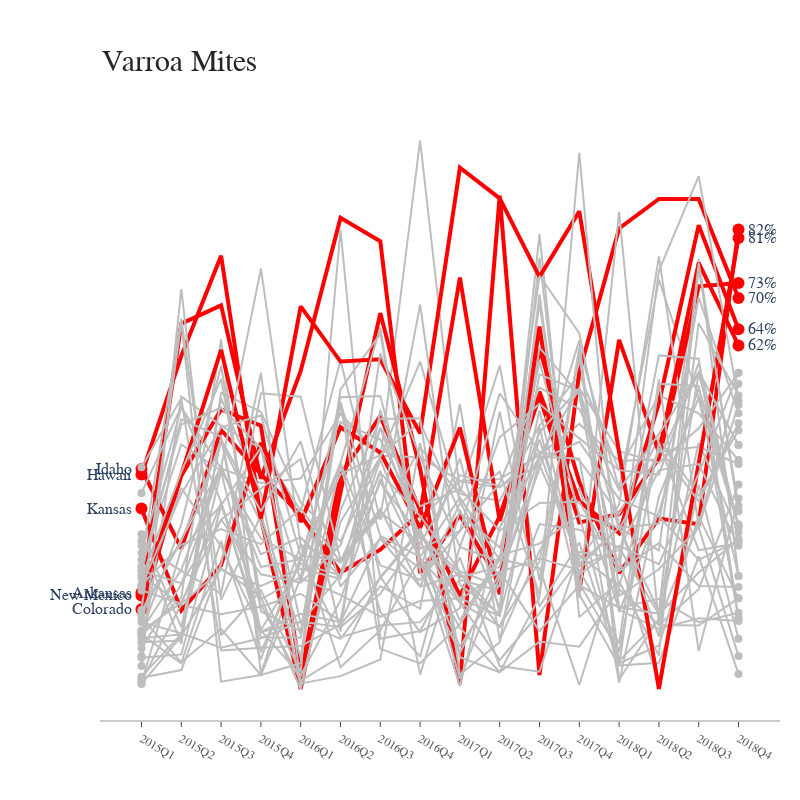

Notebook code for this chart:
### Code cell
fig = go.Figure()
annotations = []
for i in colony_data.state.unique():
    #print(colony_data[colony_data.state == i].shape)
    x_=list(colony_data[colony_data.state == i].period)
    y_=list(colony_data[colony_data.state == i].varroa_mites)
    
    for j in y_:
        if j > 60:
            color_ = 'red'
            line_size = 4
            mode_size = 12
        else:
            color_ = 'rgb(189,189,189)'
            line_size = 2
            mode_size = 8
            
    fig.add_trace(go.Scatter(x=x_, y=y_, mode='lines',
        name=i,
        line=dict(color=color_, width=line_size),
        connectgaps=True,
    ))

    # endpoints
    fig.add_trace(go.Scatter(
        x=[x_[0], x_[-1]],
        y=[y_[0], y_[-1]],
        name=i,
        mode='markers',
        marker=dict(color=color_, size=mode_size)
    ))
    
    # labeling the left_side of the plot
    if color_ == 'red':
        annotations.append(dict(xref='paper', x=0.05, y=y_[0],
                                      xanchor='right', yanchor='middle',
                                      text=i,
                                      font=dict(family='Arial',
                                                size=16),
                                      showarrow=False))

        # labeling the right_side of the plot
        annotations.append(dict(xref='paper', x=0.95, y=y_[-1],
                                      xanchor='left', yanchor='middle',
                                      text='{}%'.format(int(y_[-1])),
                                      font=dict(family='Arial',
                                                size=16),
                                      showarrow=False))
        
    
fig.update_layout(
    width = 800,
    height = 800,
    xaxis=dict(
        showline=True,
        showgrid=False,
        showticklabels=True,
        linecolor='rgb(204, 204, 204)',
        linewidth=2,
        ticks='outside',
        tickfont=dict(
            family='Arial',
            size=12,
            color='rgb(82, 82, 82)',
        ),
    ),
    yaxis=dict(
        showgrid=False,
        zeroline=False,
        showline=False,
        showticklabels=False,
    ),
    autosize=False,
    margin=dict(
        autoexpand=False,
        l=100,
        r=20,
        t=110,
    ),
    showlegend=False,
    plot_bgcolor='white'
)

# Title
annotations.append(dict(xref='paper', yref='paper', x=0.0, y=1.05,
                              xanchor='left', yanchor='bottom',
                              text='Varroa Mites',
                              font=dict(family='Arial',
                                        size=30,
                                        color='rgb(37,37,37)'),
                              showarrow=False))
# Source
annotations.append(dict(xref='paper', yref='paper', x=0.5, y=-0.2,
                              xanchor='center', yanchor='top',
                              text='Source: PewResearch Center & ' +
                                   'Storytelling with data',
                              font=dict(family='Arial',
                                        size=12,
                                        color='rgb(150,150,150)'),
                              showarrow=False))

fig.update_layout(annotations=annotations)

fig.show()

### Figure 1 — Plotly figure (JSON) as saved in the notebook; plotly's stock layout.template omitted (floating-point values rounded to 4 significant figures)
{"data": [{"connectgaps": true, "line": {"color": "rgb(189,189,189)", "width": 2}, "mode": "lines", "name": "Alabama", "type": "scatter", "x": ["2015Q1", "2015Q2", "2015Q3", "2015Q4", "2016Q1", "2016Q2", "2016Q3", "2016Q4", "2017Q1", "2017Q2", "2017Q3", "2017Q4", "2018Q1", "2018Q2", "2018Q3", "2018Q4"], "y": [10, 16.7, 63.1, 3.1, 24.2, 9.6, 11.7, 12.3, 19.9, 17.9, 69.5, 22.3, 29.2, 25.2, 77.5, 20.6]}, {"marker": {"color": "rgb(189,189,189)", "size": 8}, "mode": "markers", "name": "Alabama", "type": "scatter", "x": ["2015Q1", "2018Q4"], "y": [10, 20.6]}, {"connectgaps": true, "line": {"color": "rgb(189,189,189)", "width": 2}, "mode": "lines", "name": "Arizona", "type": "scatter", "x": ["2015Q1", "2015Q2", "2015Q3", "2015Q4", "2016Q1", "2016Q2", "2016Q3", "2016Q4", "2017Q1", "2017Q2", "2017Q3", "2017Q4", "2018Q1", "2018Q2", "2018Q3", "2018Q4"], "y": [26.9, 8.4, 53.5, 50.1, 33.8, 26.8, 41.7, 98.8, 35.6, 58.4, 19.8, 61.6, 36.3, 73.8, 52.5, 20.6]}, {"marker": {"color": "rgb(189,189,189)", "size": 8}, "mode": "markers", "name": "Arizona", "type": "scatter", "x": ["2015Q1", "2018Q4"], "y": [26.9, 20.6]}, {"connectgaps": true, "line": {"color": "red", "width": 4}, "mode": "lines", "name": "Arkansas", "type": "scatter", "x": ["2015Q1", "2015Q2", "2015Q3", "2015Q4", "2016Q1", "2016Q2", "2016Q3", "2016Q4", "2017Q1", "2017Q2", "2017Q3", "2017Q4", "2018Q1", "2018Q2", "2018Q3", "2018Q4"], "y": [17.6, 65.9, 69.2, 38.1, 57.4, 84.9, 80.7, 21.1, 31.5, 19.4, 61.4, 37.5, 21.1, 30.9, 29.9, 82.8]}, {"marker": {"color": "red", "size": 12}, "mode": "markers", "name": "Arkansas", "type": "scatter", "x": ["2015Q1", "2018Q4"], "y": [17.6, 82.8]}, {"connectgaps": true, "line": {"color": "rgb(189,189,189)", "width": 2}, "mode": "lines", "name": "California", "type": "scatter", "x": ["2015Q1", "2015Q2", "2015Q3", "2015Q4", "2016Q1", "2016Q2", "2016Q3", "2016Q4", "2017Q1", "2017Q2", "2017Q3", "2017Q4", "2018Q1", "2018Q2", "2018Q3", "2018Q4"], "y": [24.7, 50.9, 39.9, 37.3, 38.1, 49.7, 42.2, 41.9, 37.7, 38, 42.3, 47.9, 41.3, 41.5, 57.3, 44.1]}, {"marker": {"color": "rgb(189,189,189)", "size": 8}, "mode": "markers", "name": "California", "type": "scatter", "x": ["2015Q1", "2018Q4"], "y": [24.7, 44.1]}, {"connectgaps": true, "line": {"color": "red", "width": 4}, "mode": "lines", "name": "Colorado", "type": "scatter", "x": ["2015Q1", "2015Q2", "2015Q3", "2015Q4", "2016Q1", "2016Q2", "2016Q3", "2016Q4", "2017Q1", "2017Q2", "2017Q3", "2017Q4", "2018Q1", "2018Q2", "2018Q3", "2018Q4"], "y": [14.6, 38.6, 50.5, 47.6, 2.9, 38.7, 49.3, 32.4, 17, 31.3, 52.9, 30.2, 31.7, 41.7, 72.6, 73.2]}, {"marker": {"color": "red", "size": 12}, "mode": "markers", "name": "Colorado", "type": "scatter", "x": ["2015Q1", "2018Q4"], "y": [14.6, 73.2]}, {"connectgaps": true, "line": {"color": "rgb(189,189,189)", "width": 2}, "mode": "lines", "name": "Connecticut", "type": "scatter", "x": ["2015Q1", "2015Q2", "2015Q3", "2015Q4", "2016Q1", "2016Q2", "2016Q3", "2016Q4", "2017Q1", "2017Q2", "2017Q3", "2017Q4", "2018Q1", "2018Q2", "2018Q3", "2018Q4"], "y": [2.5, 10.2, 39.3, 10.5, 12.3, 9.3, 18.8, 14.7, 51.5, 9.1, 25.1, 36.4, 14.5, 11.1, 13, 12.5]}, {"marker": {"color": "rgb(189,189,189)", "size": 8}, "mode": "markers", "name": "Connecticut", "type": "scatter", "x": ["2015Q1", "2018Q4"], "y": [2.5, 12.5]}, {"connectgaps": true, "line": {"color": "rgb(189,189,189)", "width": 2}, "mode": "lines", "name": "Florida", "type": "scatter", "x": ["2015Q1", "2015Q2", "2015Q3", "2015Q4", "2016Q1", "2016Q2", "2016Q3", "2016Q4", "2017Q1", "2017Q2", "2017Q3", "2017Q4", "2018Q1", "2018Q2", "2018Q3", "2018Q4"], "y": [22.3, 44.2, 39.5, 27.3, 23.6, 48.2, 45.1, 30.9, 37.6, 36.5, 42.9, 41.4, 31.7, 45.3, 35, 46.7]}, {"marker": {"color": "rgb(189,189,189)", "size": 8}, "mode": "markers", "name": "Florida", "type": "scatter", "x": ["2015Q1", "2018Q4"], "y": [22.3, 46.7]}, {"connectgaps": true, "line": {"color": "rgb(189,189,189)", "width": 2}, "mode": "lines", "name": "Georgia", "type": "scatter", "x": ["2015Q1", "2015Q2", "2015Q3", "2015Q4", "2016Q1", "2016Q2", "2016Q3", "2016Q4", "2017Q1", "2017Q2", "2017Q3", "2017Q4", "2018Q1", "2018Q2", "2018Q3", "2018Q4"], "y": [6.2, 52.8, 47.6, 43.5, 32.3, 59.3, 30.7, 43.6, 35.3, 34.1, 47.6, 56.8, 39.6, 53, 49.8, 41.4]}, {"marker": {"color": "rgb(189,189,189)", "size": 8}, "mode": "markers", "name": "Georgia", "type": "scatter", "x": ["2015Q1", "2018Q4"], "y": [6.2, 41.4]}, {"connectgaps": true, "line": {"color": "red", "width": 4}, "mode": "lines", "name": "Hawaii", "type": "scatter", "x": ["2015Q1", "2015Q2", "2015Q3", "2015Q4", "2016Q1", "2016Q2", "2016Q3", "2016Q4", "2017Q1", "2017Q2", "2017Q3", "2017Q4", "2018Q1", "2018Q2", "2018Q3", "2018Q4"], "y": [38.8, 60.1, 78.1, 31, 0.3, 35.6, 67.8, 39.9, 1.2, 88.9, 2.8, 57.2, 83, 88.3, 88.3, 70.5]}, {"marker": {"color": "red", "size": 12}, "mode": "markers", "name": "Hawaii", "type": "scatter", "x": ["2015Q1", "2018Q4"], "y": [38.8, 70.5]}, {"connectgaps": true, "line": {"color": "red", "width": 4}, "mode": "lines", "name": "Idaho", "type": "scatter", "x": ["2015Q1", "2015Q2", "2015Q3", "2015Q4", "2016Q1", "2016Q2", "2016Q3", "2016Q4", "2017Q1", "2017Q2", "2017Q3", "2017Q4", "2018Q1", "2018Q2", "2018Q3", "2018Q4"], "y": [39.8, 25.5, 46.8, 38.9, 31.5, 21.2, 25.3, 31.9, 74.2, 30.5, 53.7, 34, 28.3, 51.6, 83.6, 64.9]}, {"marker": {"color": "red", "size": 12}, "mode": "markers", "name": "Idaho", "type": "scatter", "x": ["2015Q1", "2018Q4"], "y": [39.8, 64.9]}, {"connectgaps": true, "line": {"color": "rgb(189,189,189)", "width": 2}, "mode": "lines", "name": "Illinois", "type": "scatter", "x": ["2015Q1", "2015Q2", "2015Q3", "2015Q4", "2016Q1", "2016Q2", "2016Q3", "2016Q4", "2017Q1", "2017Q2", "2017Q3", "2017Q4", "2018Q1", "2018Q2", "2018Q3", "2018Q4"], "y": [12.3, 10.3, 7.7, 9.4, 12.4, 11.4, 17.4, 27.8, 21.2, 11.3, 29.9, 28.9, 25.7, 13.7, 21.2, 27.2]}, {"marker": {"color": "rgb(189,189,189)", "size": 8}, "mode": "markers", "name": "Illinois", "type": "scatter", "x": ["2015Q1", "2018Q4"], "y": [12.3, 27.2]}, {"connectgaps": true, "line": {"color": "rgb(189,189,189)", "width": 2}, "mode": "lines", "name": "Indiana", "type": "scatter", "x": ["2015Q1", "2015Q2", "2015Q3", "2015Q4", "2016Q1", "2016Q2", "2016Q3", "2016Q4", "2017Q1", "2017Q2", "2017Q3", "2017Q4", "2018Q1", "2018Q2", "2018Q3", "2018Q4"], "y": [20.7, 15.4, 13.7, 15.1, 17.4, 12.5, 50.4, 28.2, 15.8, 5.5, 13.9, 23.5, 33.4, 78, 29.5, 51.3]}, {"marker": {"color": "rgb(189,189,189)", "size": 8}, "mode": "markers", "name": "Indiana", "type": "scatter", "x": ["2015Q1", "2018Q4"], "y": [20.7, 51.3]}, {"connectgaps": true, "line": {"color": "rgb(189,189,189)", "width": 2}, "mode": "lines", "name": "Iowa", "type": "scatter", "x": ["2015Q1", "2015Q2", "2015Q3", "2015Q4", "2016Q1", "2016Q2", "2016Q3", "2016Q4", "2017Q1", "2017Q2", "2017Q3", "2017Q4", "2018Q1", "2018Q2", "2018Q3", "2018Q4"], "y": [26, 21.5, 17.4, 53.4, 52.8, 23.5, 32.6, 18.7, 33.6, 39.3, 17.2, 61, 5.3, 12.7, 29.9, 55.1]}, {"marker": {"color": "rgb(189,189,189)", "size": 8}, "mode": "markers", "name": "Iowa", "type": "scatter", "x": ["2015Q1", "2018Q4"], "y": [26, 55.1]}, {"connectgaps": true, "line": {"color": "red", "width": 4}, "mode": "lines", "name": "Kansas", "type": "scatter", "x": ["2015Q1", "2015Q2", "2015Q3", "2015Q4", "2016Q1", "2016Q2", "2016Q3", "2016Q4", "2017Q1", "2017Q2", "2017Q3", "2017Q4", "2018Q1", "2018Q2", "2018Q3", "2018Q4"], "y": [32.7, 14.4, 22.5, 44.5, 30.3, 47.3, 42.8, 29.2, 47.2, 17.3, 65.4, 17.9, 63, 42.8, 76.8, 62]}, {"marker": {"color": "red", "size": 12}, "mode": "markers", "name": "Kansas", "type": "scatter", "x": ["2015Q1", "2018Q4"], "y": [32.7, 62]}, {"connectgaps": true, "line": {"color": "rgb(189,189,189)", "width": 2}, "mode": "lines", "name": "Kentucky", "type": "scatter", "x": ["2015Q1", "2015Q2", "2015Q3", "2015Q4", "2016Q1", "2016Q2", "2016Q3", "2016Q4", "2017Q1", "2017Q2", "2017Q3", "2017Q4", "2018Q1", "2018Q2", "2018Q3", "2018Q4"], "y": [10.8, 21.7, 40.4, 22.2, 23.6, 38.9, 42.3, 48.2, 31.9, 25.7, 46.4, 54.3, 43, 40.9, 47.1, 57.1]}, {"marker": {"color": "rgb(189,189,189)", "size": 8}, "mode": "markers", "name": "Kentucky", "type": "scatter", "x": ["2015Q1", "2018Q4"], "y": [10.8, 57.1]}, {"connectgaps": true, "line": {"color": "rgb(189,189,189)", "width": 2}, "mode": "lines", "name": "Louisiana", "type": "scatter", "x": ["2015Q1", "2015Q2", "2015Q3", "2015Q4", "2016Q1", "2016Q2", "2016Q3", "2016Q4", "2017Q1", "2017Q2", "2017Q3", "2017Q4", "2018Q1", "2018Q2", "2018Q3", "2018Q4"], "y": [17.2, 36.4, 25.9, 10.9, 22.8, 20.7, 39.5, 2.9, 25.8, 23.2, 59.2, 31.5, 4.9, 8.1, 31.3, 16.6]}, {"marker": {"color": "rgb(189,189,189)", "size": 8}, "mode": "markers", "name": "Louisiana", "type": "scatter", "x": ["2015Q1", "2018Q4"], "y": [17.2, 16.6]}, {"connectgaps": true, "line": {"color": "rgb(189,189,189)", "width": 2}, "mode": "lines", "name": "Maine", "type": "scatter", "x": ["2015Q1", "2015Q2", "2015Q3", "2015Q4", "2016Q1", "2016Q2", "2016Q3", "2016Q4", "2017Q1", "2017Q2", "2017Q3", "2017Q4", "2018Q1", "2018Q2", "2018Q3", "2018Q4"], "y": [4.4, 72.1, 9.9, 18, 3.3, 82.7, 9.3, 10.7, 23.9, 4.4, 3.4, 24.9, 23.6, 1.4, 37, 9.3]}, {"marker": {"color": "rgb(189,189,189)", "size": 8}, "mode": "markers", "name": "Maine", "type": "scatter", "x": ["2015Q1", "2018Q4"], "y": [4.4, 9.3]}, {"connectgaps": true, "line": {"color": "rgb(189,189,189)", "width": 2}, "mode": "lines", "name": "Maryland", "type": "scatter", "x": ["2015Q1", "2015Q2", "2015Q3", "2015Q4", "2016Q1", "2016Q2", "2016Q3", "2016Q4", "2017Q1", "2017Q2", "2017Q3", "2017Q4", "2018Q1", "2018Q2", "2018Q3", "2018Q4"], "y": [10.1, 4.9, 26.9, 5.6, 26.2, 4.2, 10.8, 23.8, 11.3, 3.3, 8.8, 7.9, 18.2, 11.8, 11.7, 16.6]}, {"marker": {"color": "rgb(189,189,189)", "size": 8}, "mode": "markers", "name": "Maryland", "type": "scatter", "x": ["2015Q1", "2018Q4"], "y": [10.1, 16.6]}, {"connectgaps": true, "line": {"color": "rgb(189,189,189)", "width": 2}, "mode": "lines", "name": "Massachusetts", "type": "scatter", "x": ["2015Q1", "2015Q2", "2015Q3", "2015Q4", "2016Q1", "2016Q2", "2016Q3", "2016Q4", "2017Q1", "2017Q2", "2017Q3", "2017Q4", "2018Q1", "2018Q2", "2018Q3", "2018Q4"], "y": [23.5, 66.8, 16.3, 31.4, 10.1, 40.5, 14.1, 6.1, 32.5, 14.8, 82, 13.2, 19.6, 6.3, 75.9, 33.2]}, {"marker": {"color": "rgb(189,189,189)", "size": 8}, "mode": "markers", "name": "Massachusetts", "type": "scatter", "x": ["2015Q1", "2018Q4"], "y": [23.5, 33.2]}, {"connectgaps": true, "line": {"color": "rgb(189,189,189)", "width": 2}, "mode": "lines", "name": "Michigan", "type": "scatter", "x": ["2015Q1", "2015Q2", "2015Q3", "2015Q4", "2016Q1", "2016Q2", "2016Q3", "2016Q4", "2017Q1", "2017Q2", "2017Q3", "2017Q4", "2018Q1", "2018Q2", "2018Q3", "2018Q4"], "y": [14.3, 26.9, 44.6, 30.2, 5.9, 54.1, 64.1, 23.9, 7.9, 19.1, 56.8, 53.8, 21.4, 75.4, 92.4, 52]}, {"marker": {"color": "rgb(189,189,189)", "size": 8}, "mode": "markers", "name": "Michigan", "type": "scatter", "x": ["2015Q1", "2018Q4"], "y": [14.3, 52]}, {"connectgaps": true, "line": {"color": "rgb(189,189,189)", "width": 2}, "mode": "lines", "name": "Minnesota", "type": "scatter", "x": ["2015Q1", "2015Q2", "2015Q3", "2015Q4", "2016Q1", "2016Q2", "2016Q3", "2016Q4", "2017Q1", "2017Q2", "2017Q3", "2017Q4", "2018Q1", "2018Q2", "2018Q3", "2018Q4"], "y": [1.4, 25.4, 33.3, 43.6, 12.1, 20.8, 47.2, 27.5, 2.1, 20.5, 39.8, 62.9, 2, 12.9, 44.5, 28.4]}, {"marker": {"color": "rgb(189,189,189)", "size": 8}, "mode": "markers", "name": "Minnesota", "type": "scatter", "x": ["2015Q1", "2018Q4"], "y": [1.4, 28.4]}, {"connectgaps": true, "line": {"color": "rgb(189,189,189)", "width": 2}, "mode": "lines", "name": "Mississippi", "type": "scatter", "x": ["2015Q1", "2015Q2", "2015Q3", "2015Q4", "2016Q1", "2016Q2", "2016Q3", "2016Q4", "2017Q1", "2017Q2", "2017Q3", "2017Q4", "2018Q1", "2018Q2", "2018Q3", "2018Q4"], "y": [9.4, 10.1, 45.5, 10.6, 13.8, 12.3, 27.5, 21.9, 41.7, 14, 71.1, 19.3, 7, 44.6, 25.2, 26.5]}, {"marker": {"color": "rgb(189,189,189)", "size": 8}, "mode": "markers", "name": "Mississippi", "type": "scatter", "x": ["2015Q1", "2018Q4"], "y": [9.4, 26.5]}, {"connectgaps": true, "line": {"color": "rgb(189,189,189)", "width": 2}, "mode": "lines", "name": "Missouri", "type": "scatter", "x": ["2015Q1", "2015Q2", "2015Q3", "2015Q4", "2016Q1", "2016Q2", "2016Q3", "2016Q4", "2017Q1", "2017Q2", "2017Q3", "2017Q4", "2018Q1", "2018Q2", "2018Q3", "2018Q4"], "y": [13.1, 5.1, 11.1, 2.8, 20.2, 17.2, 13.3, 16.1, 16.6, 13.4, 77.7, 16.7, 86, 11.8, 18.2, 37]}, {"marker": {"color": "rgb(189,189,189)", "size": 8}, "mode": "markers", "name": "Missouri", "type": "scatter", "x": ["2015Q1", "2018Q4"], "y": [13.1, 37]}, {"connectgaps": true, "line": {"color": "rgb(189,189,189)", "width": 2}, "mode": "lines", "name": "Montana", "type": "scatter", "x": ["2015Q1", "2015Q2", "2015Q3", "2015Q4", "2016Q1", "2016Q2", "2016Q3", "2016Q4", "2017Q1", "2017Q2", "2017Q3", "2017Q4", "2018Q1", "2018Q2", "2018Q3", "2018Q4"], "y": [8.7, 9, 52.5, 35.5, 0.6, 30.3, 41.9, 59.1, 34, 20, 42.3, 54.2, 28.9, 42.9, 43.8, 40.7]}, {"marker": {"color": "rgb(189,189,189)", "size": 8}, "mode": "markers", "name": "Montana", "type": "scatter", "x": ["2015Q1", "2018Q4"], "y": [8.7, 40.7]}, {"connectgaps": true, "line": {"color": "rgb(189,189,189)", "width": 2}, "mode": "lines", "name": "Nebraska", "type": "scatter", "x": ["2015Q1", "2015Q2", "2015Q3", "2015Q4", "2016Q1", "2016Q2", "2016Q3", "2016Q4", "2017Q1", "2017Q2", "2017Q3", "2017Q4", "2018Q1", "2018Q2", "2018Q3", "2018Q4"], "y": [5.9, 6.5, 33.2, 15.5, 1.8, 6.1, 20.4, 10.5, 14.8, 50.1, 15.1, 26.6, 4.5, 5, 24.1, 3]}, {"marker": {"color": "rgb(189,189,189)", "size": 8}, "mode": "markers", "name": "Nebraska", "type": "scatter", "x": ["2015Q1", "2018Q4"], "y": [5.9, 3]}, {"connectgaps": true, "line": {"color": "rgb(189,189,189)", "width": 2}, "mode": "lines", "name": "New Jersey", "type": "scatter", "x": ["2015Q1", "2015Q2", "2015Q3", "2015Q4", "2016Q1", "2016Q2", "2016Q3", "2016Q4", "2017Q1", "2017Q2", "2017Q3", "2017Q4", "2018Q1", "2018Q2", "2018Q3", "2018Q4"], "y": [40.1, 52.5, 7.2, 7.7, 8, 11.9, 20.2, 28.6, 16.3, 21.4, 10.7, 18.9, 14.9, 16.5, 12.3, 14]}, {"marker": {"color": "rgb(189,189,189)", "size": 8}, "mode": "markers", "name": "New Jersey", "type": "scatter", "x": ["2015Q1", "2018Q4"], "y": [40.1, 14]}, {"connectgaps": true, "line": {"color": "red", "width": 4}, "mode": "lines", "name": "New Mexico", "type": "scatter", "x": ["2015Q1", "2015Q2", "2015Q3", "2015Q4", "2016Q1", "2016Q2", "2016Q3", "2016Q4", "2017Q1", "2017Q2", "2017Q3", "2017Q4", "2018Q1", "2018Q2", "2018Q3", "2018Q4"], "y": [17.1, 38.8, 61.2, 30.9, 69, 59.1, 59.5, 46.2, 93.9, 88.4, 74.3, 86.1, 42.8, 0.3, null, 81.3]}, {"marker": {"color": "red", "size": 12}, "mode": "markers", "name": "New Mexico", "type": "scatter", "x": ["2015Q1", "2018Q4"], "y": [17.1, 81.3]}, {"connectgaps": true, "line": {"color": "rgb(189,189,189)", "width": 2}, "mode": "lines", "name": "New York", "type": "scatter", "x": ["2015Q1", "2015Q2", "2015Q3", "2015Q4", "2016Q1", "2016Q2", "2016Q3", "2016Q4", "2017Q1", "2017Q2", "2017Q3", "2017Q4", "2018Q1", "2018Q2", "2018Q3", "2018Q4"], "y": [7.6, 19.1, 40, 24.5, 27.5, 20.4, 37.4, 27.8, 20.4, 22.2, 45.1, 22.3, 25.3, 39.6, 40.7, 26]}, {"marker": {"color": "rgb(189,189,189)", "size": 8}, "mode": "markers", "name": "New York", "type": "scatter", "x": ["2015Q1", "2018Q4"], "y": [7.6, 26]}, {"connectgaps": true, "line": {"color": "rgb(189,189,189)", "width": 2}, "mode": "lines", "name": "North Carolina", "type": "scatter", "x": ["2015Q1", "2015Q2", "2015Q3", "2015Q4", "2016Q1", "2016Q2", "2016Q3", "2016Q4", "2017Q1", "2017Q2", "2017Q3", "2017Q4", "2018Q1", "2018Q2", "2018Q3", "2018Q4"], "y": [35.5, 51, 33.9, 9.6, 9.5, 51.8, 27.8, 24, 34.7, 23.4, 74.5, 64.2, 29.7, 9.7, 66, 53]}, {"marker": {"color": "rgb(189,189,189)", "size": 8}, "mode": "markers", "name": "North Carolina", "type": "scatter", "x": ["2015Q1", "2018Q4"], "y": [35.5, 53]}, {"connectgaps": true, "line": {"color": "rgb(189,189,189)", "width": 2}, "mode": "lines", "name": "North Dakota", "type": "scatter", "x": ["2015Q1", "2015Q2", "2015Q3", "2015Q4", "2016Q1", "2016Q2", "2016Q3", "2016Q4", "2017Q1", "2017Q2", "2017Q3", "2017Q4", "2018Q1", "2018Q2", "2018Q3", "2018Q4"], "y": [1.7, 15.5, 33.8, 10.8, 2.7, 16.2, 38, 23.5, 0.8, 29.3, 42, 41.7, 1.4, 34.8, 52.6, 29.5]}, {"marker": {"color": "rgb(189,189,189)", "size": 8}, "mode": "markers", "name": "North Dakota", "type": "scatter", "x": ["2015Q1", "2018Q4"], "y": [1.7, 29.5]}, {"connectgaps": true, "line": {"color": "rgb(189,189,189)", "width": 2}, "mode": "lines", "name": "Ohio", "type": "scatter", "x": ["2015Q1", "2015Q2", "2015Q3", "2015Q4", "2016Q1", "2016Q2", "2016Q3", "2016Q4", "2017Q1", "2017Q2", "2017Q3", "2017Q4", "2018Q1", "2018Q2", "2018Q3", "2018Q4"], "y": [10.7, 15.8, 30.7, 36.3, 41.6, 10.6, 60.6, 42, 25.8, 45.5, 51.5, 45.3, 39.6, 38.8, 58.9, 29.3]}, {"marker": {"color": "rgb(189,189,189)", "size": 8}, "mode": "markers", "name": "Ohio", "type": "scatter", "x": ["2015Q1", "2018Q4"], "y": [10.7, 29.3]}, {"connectgaps": true, "line": {"color": "rgb(189,189,189)", "width": 2}, "mode": "lines", "name": "Oklahoma", "type": "scatter", "x": ["2015Q1", "2015Q2", "2015Q3", "2015Q4", "2016Q1", "2016Q2", "2016Q3", "2016Q4", "2017Q1", "2017Q2", "2017Q3", "2017Q4", "2018Q1", "2018Q2", "2018Q3", "2018Q4"], "y": [14.5, 66.1, 1.6, 2.8, 4.9, 51.8, 7.5, 4.9, 11.9, 23.6, 22, 1, 24.1, 60.2, 59.6, 13.1]}, {"marker": {"color": "rgb(189,189,189)", "size": 8}, "mode": "markers", "name": "Oklahoma", "type": "scatter", "x": ["2015Q1", "2018Q4"], "y": [14.5, 13.1]}, {"connectgaps": true, "line": {"color": "rgb(189,189,189)", "width": 2}, "mode": "lines", "name": "Oregon", "type": "scatter", "x": ["2015Q1", "2015Q2", "2015Q3", "2015Q4", "2016Q1", "2016Q2", "2016Q3", "2016Q4", "2017Q1", "2017Q2", "2017Q3", "2017Q4", "2018Q1", "2018Q2", "2018Q3", "2018Q4"], "y": [20.2, 39.3, 56, 16.4, 20.4, 52.7, 52.9, 25.5, 28.7, 37.2, 54.4, 50.6, 36, 46.1, 57.2, 44.1]}, {"marker": {"color": "rgb(189,189,189)", "size": 8}, "mode": "markers", "name": "Oregon", "type": "scatter", "x": ["2015Q1", "2018Q4"], "y": [20.2, 44.1]}, {"connectgaps": true, "line": {"color": "rgb(189,189,189)", "width": 2}, "mode": "lines", "name": "Pennsylvania", "type": "scatter", "x": ["2015Q1", "2015Q2", "2015Q3", "2015Q4", "2016Q1", "2016Q2", "2016Q3", "2016Q4", "2017Q1", "2017Q2", "2017Q3", "2017Q4", "2018Q1", "2018Q2", "2018Q3", "2018Q4"], "y": [28.1, 11.4, 45.1, 32.2, 44.8, 18.7, 27.3, 18.7, 20.9, 13.5, 41.4, 44.7, 34.4, 31.3, 23.5, 26.9]}, {"marker": {"color": "rgb(189,189,189)", "size": 8}, "mode": "markers", "name": "Pennsylvania", "type": "scatter", "x": ["2015Q1", "2018Q4"], "y": [28.1, 26.9]}, {"connectgaps": true, "line": {"color": "rgb(189,189,189)", "width": 2}, "mode": "lines", "name": "South Carolina", "type": "scatter", "x": ["2015Q1", "2015Q2", "2015Q3", "2015Q4", "2016Q1", "2016Q2", "2016Q3", "2016Q4", "2017Q1", "2017Q2", "2017Q3", "2017Q4", "2018Q1", "2018Q2", "2018Q3", "2018Q4"], "y": [10.5, 29.9, 58.4, 14.2, 10.7, 51.3, 20.4, 29, 12.6, 24.3, 26.4, 31.6, 29.3, 14.2, 76.8, 32.2]}, {"marker": {"color": "rgb(189,189,189)", "size": 8}, "mode": "markers", "name": "South Carolina", "type": "scatter", "x": ["2015Q1", "2018Q4"], "y": [10.5, 32.2]}, {"connectgaps": true, "line": {"color": "rgb(189,189,189)", "width": 2}, "mode": "lines", "name": "South Dakota", "type": "scatter", "x": ["2015Q1", "2015Q2", "2015Q3", "2015Q4", "2016Q1", "2016Q2", "2016Q3", "2016Q4", "2017Q1", "2017Q2", "2017Q3", "2017Q4", "2018Q1", "2018Q2", "2018Q3", "2018Q4"], "y": [1.2, 9.8, 22, 16.8, 0.2, 32.4, 48.8, 48.9, 2.9, 8.7, 47.4, 17.3, 4.4, 55.1, 54.7, 12.8]}, {"marker": {"color": "rgb(189,189,189)", "size": 8}, "mode": "markers", "name": "South Dakota", "type": "scatter", "x": ["2015Q1", "2018Q4"], "y": [1.2, 12.8]}, {"connectgaps": true, "line": {"color": "rgb(189,189,189)", "width": 2}, "mode": "lines", "name": "Tennessee", "type": "scatter", "x": ["2015Q1", "2015Q2", "2015Q3", "2015Q4", "2016Q1", "2016Q2", "2016Q3", "2016Q4", "2017Q1", "2017Q2", "2017Q3", "2017Q4", "2018Q1", "2018Q2", "2018Q3", "2018Q4"], "y": [22.2, 47.8, 50.8, 43.6, 19.7, 40.9, 22.5, 19.9, 28.6, 53.4, 42.8, 22.8, 29.2, 30, 70.6, 49.8]}, {"marker": {"color": "rgb(189,189,189)", "size": 8}, "mode": "markers", "name": "Tennessee", "type": "scatter", "x": ["2015Q1", "2018Q4"], "y": [22.2, 49.8]}, {"connectgaps": true, "line": {"color": "rgb(189,189,189)", "width": 2}, "mode": "lines", "name": "Texas", "type": "scatter", "x": ["2015Q1", "2015Q2", "2015Q3", "2015Q4", "2016Q1", "2016Q2", "2016Q3", "2016Q4", "2017Q1", "2017Q2", "2017Q3", "2017Q4", "2018Q1", "2018Q2", "2018Q3", "2018Q4"], "y": [21.5, 19.3, 30.7, 20.9, 19.4, 26.1, 47.2, 33.1, 36.2, 28.7, 33.7, 33.9, 21.5, 26.5, 18.8, 18.6]}, {"marker": {"color": "rgb(189,189,189)", "size": 8}, "mode": "markers", "name": "Texas", "type": "scatter", "x": ["2015Q1", "2018Q4"], "y": [21.5, 18.6]}, {"connectgaps": true, "line": {"color": "rgb(189,189,189)", "width": 2}, "mode": "lines", "name": "Utah", "type": "scatter", "x": ["2015Q1", "2015Q2", "2015Q3", "2015Q4", "2016Q1", "2016Q2", "2016Q3", "2016Q4", "2017Q1", "2017Q2", "2017Q3", "2017Q4", "2018Q1", "2018Q2", "2018Q3", "2018Q4"], "y": [13.6, 27.2, 40.1, 75.8, 26.2, 23, 32.1, 26.4, 38.7, 36.7, 40.5, 24.3, 18.7, 43.5, 34, 48]}, {"marker": {"color": "rgb(189,189,189)", "size": 8}, "mode": "markers", "name": "Utah", "type": "scatter", "x": ["2015Q1", "2018Q4"], "y": [13.6, 48]}, {"connectgaps": true, "line": {"color": "rgb(189,189,189)", "width": 2}, "mode": "lines", "name": "Vermont", "type": "scatter", "x": ["2015Q1", "2015Q2", "2015Q3", "2015Q4", "2016Q1", "2016Q2", "2016Q3", "2016Q4", "2017Q1", "2017Q2", "2017Q3", "2017Q4", "2018Q1", "2018Q2", "2018Q3", "2018Q4"], "y": [2.3, 3.7, 22.7, 57.1, 1.3, 2.6, 5.6, 44.5, 6, 3.3, 16.8, 96.6, 17, 21.8, 29.3, 6.2]}, {"marker": {"color": "rgb(189,189,189)", "size": 8}, "mode": "markers", "name": "Vermont", "type": "scatter", "x": ["2015Q1", "2018Q4"], "y": [2.3, 6.2]}, {"connectgaps": true, "line": {"color": "rgb(189,189,189)", "width": 2}, "mode": "lines", "name": "Virginia", "type": "scatter", "x": ["2015Q1", "2015Q2", "2015Q3", "2015Q4", "2016Q1", "2016Q2", "2016Q3", "2016Q4", "2017Q1", "2017Q2", "2017Q3", "2017Q4", "2018Q1", "2018Q2", "2018Q3", "2018Q4"], "y": [19, 26.2, 29, 26.3, 32.7, 23.1, 39.1, 31.4, 21.4, 18.7, 50.3, 20.9, 26, 22.7, 39, 57.1]}, {"marker": {"color": "rgb(189,189,189)", "size": 8}, "mode": "markers", "name": "Virginia", "type": "scatter", "x": ["2015Q1", "2018Q4"], "y": [19, 57.1]}, {"connectgaps": true, "line": {"color": "rgb(189,189,189)", "width": 2}, "mode": "lines", "name": "Washington", "type": "scatter", "x": ["2015Q1", "2015Q2", "2015Q3", "2015Q4", "2016Q1", "2016Q2", "2016Q3", "2016Q4", "2017Q1", "2017Q2", "2017Q3", "2017Q4", "2018Q1", "2018Q2", "2018Q3", "2018Q4"], "y": [21.5, 48.7, 45.6, 6.9, 23.3, 40.9, 65.2, 21.4, 6.8, 21.3, 23.7, 21.7, 8.5, 55.9, 7.1, 34.5]}, {"marker": {"color": "rgb(189,189,189)", "size": 8}, "mode": "markers", "name": "Washington", "type": "scatter", "x": ["2015Q1", "2018Q4"], "y": [21.5, 34.5]}, {"connectgaps": true, "line": {"color": "rgb(189,189,189)", "width": 2}, "mode": "lines", "name": "West Virginia", "type": "scatter", "x": ["2015Q1", "2015Q2", "2015Q3", "2015Q4", "2016Q1", "2016Q2", "2016Q3", "2016Q4", "2017Q1", "2017Q2", "2017Q3", "2017Q4", "2018Q1", "2018Q2", "2018Q3", "2018Q4"], "y": [18, 15.6, 21.7, 18.8, 21.9, 20.1, 41.5, 23.8, 15.8, 11.6, 23.2, 60.1, 15, 13.8, 57, 29.5]}, {"marker": {"color": "rgb(189,189,189)", "size": 8}, "mode": "markers", "name": "West Virginia", "type": "scatter", "x": ["2015Q1", "2018Q4"], "y": [18, 29.5]}, {"connectgaps": true, "line": {"color": "rgb(189,189,189)", "width": 2}, "mode": "lines", "name": "Wisconsin", "type": "scatter", "x": ["2015Q1", "2015Q2", "2015Q3", "2015Q4", "2016Q1", "2016Q2", "2016Q3", "2016Q4", "2017Q1", "2017Q2", "2017Q3", "2017Q4", "2018Q1", "2018Q2", "2018Q3", "2018Q4"], "y": [18.8, 35.3, 47.3, 49.4, 24.2, 23.4, 31.5, 69.3, 19, 13.8, 61.6, 53.1, 14.1, 32.1, 54.4, 29.9]}, {"marker": {"color": "rgb(189,189,189)", "size": 8}, "mode": "markers", "name": "Wisconsin", "type": "scatter", "x": ["2015Q1", "2018Q4"], "y": [18.8, 29.9]}], "layout": {"annotations": [{"font": {"family": "Arial", "size": 16}, "showarrow": false, "text": "Arkansas", "x": 0.05, "xanchor": "right", "xref": "paper", "y": 17.6, "yanchor": "middle"}, {"font": {"family": "Arial", "size": 16}, "showarrow": false, "text": "82%", "x": 0.95, "xanchor": "left", "xref": "paper", "y": 82.8, "yanchor": "middle"}, {"font": {"family": "Arial", "size": 16}, "showarrow": false, "text": "Colorado", "x": 0.05, "xanchor": "right", "xref": "paper", "y": 14.6, "yanchor": "middle"}, {"font": {"family": "Arial", "size": 16}, "showarrow": false, "text": "73%", "x": 0.95, "xanchor": "left", "xref": "paper", "y": 73.2, "yanchor": "middle"}, {"font": {"family": "Arial", "size": 16}, "showarrow": false, "text": "Hawaii", "x": 0.05, "xanchor": "right", "xref": "paper", "y": 38.8, "yanchor": "middle"}, {"font": {"family": "Arial", "size": 16}, "showarrow": false, "text": "70%", "x": 0.95, "xanchor": "left", "xref": "paper", "y": 70.5, "yanchor": "middle"}, {"font": {"family": "Arial", "size": 16}, "showarrow": false, "text": "Idaho", "x": 0.05, "xanchor": "right", "xref": "paper", "y": 39.8, "yanchor": "middle"}, {"font": {"family": "Arial", "size": 16}, "showarrow": false, "text": "64%", "x": 0.95, "xanchor": "left", "xref": "paper", "y": 64.9, "yanchor": "middle"}, {"font": {"family": "Arial", "size": 16}, "showarrow": false, "text": "Kansas", "x": 0.05, "xanchor": "right", "xref": "paper", "y": 32.7, "yanchor": "middle"}, {"font": {"family": "Arial", "size": 16}, "showarrow": false, "text": "62%", "x": 0.95, "xanchor": "left", "xref": "paper", "y": 62, "yanchor": "middle"}, {"font": {"family": "Arial", "size": 16}, "showarrow": false, "text": "New Mexico", "x": 0.05, "xanchor": "right", "xref": "paper", "y": 17.1, "yanchor": "middle"}, {"font": {"family": "Arial", "size": 16}, "showarrow": false, "text": "81%", "x": 0.95, "xanchor": "left", "xref": "paper", "y": 81.3, "yanchor": "middle"}, {"font": {"color": "rgb(37,37,37)", "family": "Arial", "size": 30}, "showarrow": false, "text": "Varroa Mites", "x": 0, "xanchor": "left", "xref": "paper", "y": 1.05, "yanchor": "bottom", "yref": "paper"}, {"font": {"color": "rgb(150,150,150)", "family": "Arial", "size": 12}, "showarrow": false, "text": "Source: PewResearch Center & Storytelling with data", "x": 0.5, "xanchor": "center", "xref": "paper", "y": -0.2, "yanchor": "top", "yref": "paper"}], "autosize": false, "height": 800, "margin": {"autoexpand": false, "l": 100, "r": 20, "t": 110}, "plot_bgcolor": "white", "showlegend": false, "width": 800, "xaxis": {"linecolor": "rgb(204, 204, 204)", "linewidth": 2, "showgrid": false, "showline": true, "showticklabels": true, "tickfont": {"color": "rgb(82, 82, 82)", "family": "Arial", "size": 12}, "ticks": "outside"}, "yaxis": {"showgrid": false, "showline": false, "showticklabels": false, "zeroline": false}}}
